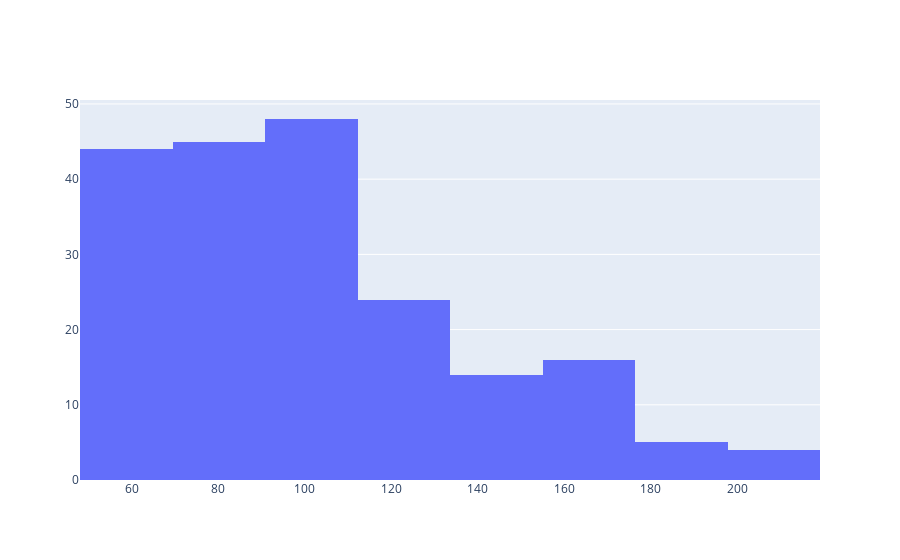

The notebook cell this image was saved under:
### Code cell
size = (df['horsepower'].max() - df['horsepower'].min()) / 10
xbins = go.histogram.XBins(start=df['horsepower'].min(),end=df['horsepower'].max(),size=size)
fig = go.Figure(data=[go.Histogram(x=df['horsepower'], xbins=xbins)])
fig.show()

### Figure 1 — Plotly figure (JSON) as saved in the notebook; plotly's stock layout.template omitted (floating-point values rounded to 4 significant figures; data arrays with more than 128 entries replaced by an {"elided": "..."} marker saying what was removed)
{"data": [{"type": "histogram", "x": {"elided": "201 int values"}, "xbins": {"end": 262, "size": 21.4, "start": 48}}], "layout": {}}
